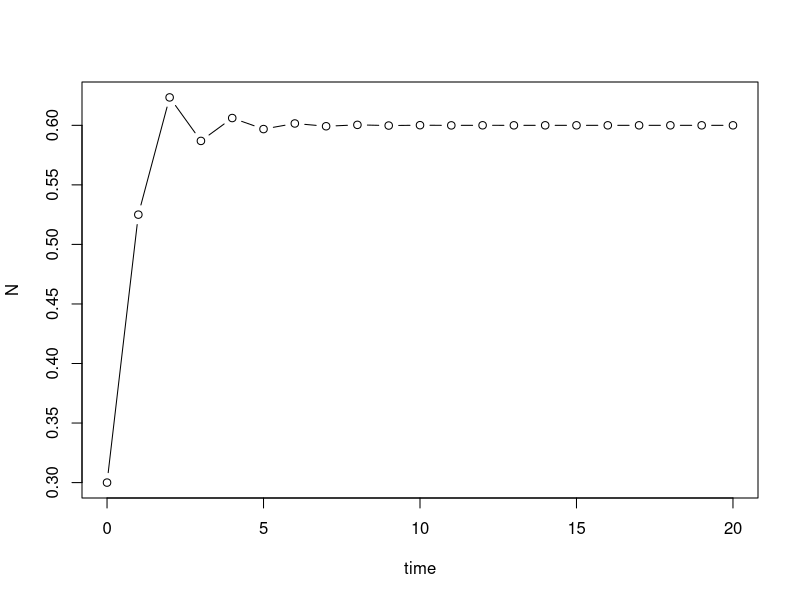

Write R code to recreate this figure.
## ---- chunk 1
x <- seq(1:10)
y <- x < 5
y
## ---- chunk 2
x <- seq(1:10)
y <- x < 5
z <- x < 7
y
z
y & z
y | z
## ---- chunk 3
y+5
## ---- chunk 4
z <- c(1:3,NA)
ind <- is.na(z)
ind
## ---- chunk 5
x <- seq(1:10)
x
x == NA
## ---- chunk 6
0/0
## ---- chunk 7
Inf-Inf
## ---- chunk 8
z <- c(1:3,NA)
z
y <- z[!is.na(z)]
y
## ---- chunk 9
w <- (z+1)[(!is.na(z)) & z>1]
w
## ---- chunk 10
x<-seq(1:20)
x
x[6]
x[1:10]
## ---- chunk 11
y <- x[-(1:5)]
y
## ---- chunk 12
fruit <- c(5, 10, 1, 20)
names(fruit) <- c("orange", "banana", "apple", "peach")
lunch <- fruit[c("apple","orange")]
lunch
## ---- chunk 13
x<-c(1, 4, NA, 5, 7, NA, 12)
x[is.na(x)] <- 0
x
## ---- chunk 14
y<-c(-4, 5, 2, -3)
y[y < 0] <- -y[y < 0]
y
## ---- chunk 15
x <- 5

if (x > 3) y <- 12
y

## ---- chunk 16
x<-5

if (x > 3 ) { 
    y <- 12
    z <- 3 
} else {  
    y <- 0
    z <- 200
} 

y
z

## ---- chunk 17
# Construct a 4x5 matrix
X <- array(1:20, dim=c(4,5))
X
## ---- chunk 18
apply(X, 2, sum)
## ---- chunk 19
apply(X, 1, mean)
## ---- chunk 20
x <- c(1, 3, 2, 4, 5, 7, 9, 0, 3)

y<-rep(0,length(x))  # allocate an object y to hold the answer

for (i in 1:length(x)) {
  y[i] <- x[i] + 5
}
y
## ---- chunk 21
y <- x + 5
y
## ---- chunk 22
x <- c(1, 3, 2, 4, 5, 7, 9, 0, 3)

y<-rep(0,length(x)-1) # allocate an object y to hold the answer
 
for (i in 1:length(x)-1) {
  y[i] <- x[i] + x[i+1] 
}
y

## ---- chunk 23
R <- 2.5
initial_N <- 0.3
max_time <- 20

N <- rep(0,max_time + 1)
N[1] <- initial_N
for (t in 1:max_time) {
  N[t+1] <- R*N[t]*(1 - N[t])
}

times<-seq(0,max_time)
plot(times,N,type="b",xlab="time",ylab="N")
